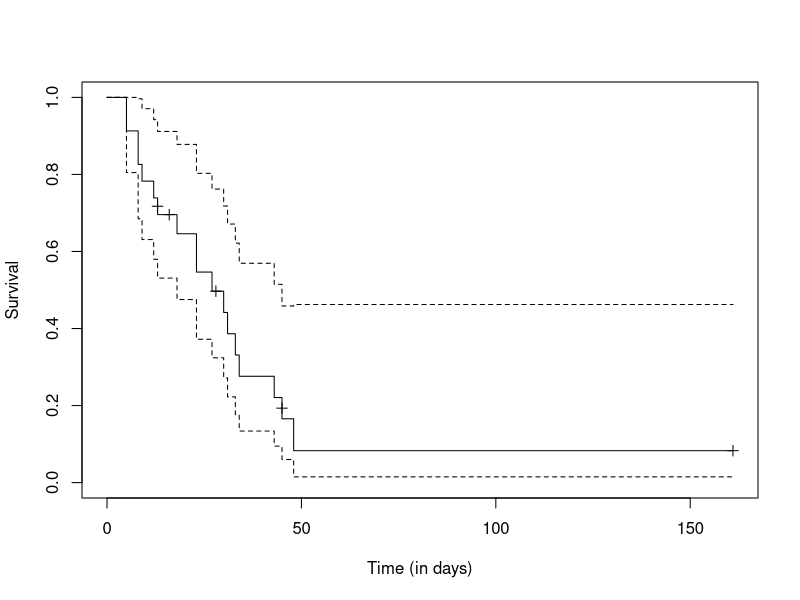

Generate this figure with R: (Note: this script raises an error after producing the figure.)
# Loading Required Libraries
library(survival)
library(tidyverse)
library(survminer)

# The dataset being referred to as aml is part of the survival package in R. 
# This package is commonly used for survival analysis, which involves the 
# analysis of time-to-event data. The aml dataset specifically contains 
# information related to acute myelogenous leukemia (AML), a type of cancer that
# affects the blood and bone marrow.

# In the context of survival analysis, the dataset includes variables such as:
# - time : This variable represents the time until death occurs ;
# - status : This variable indicates whether the death has occurred (e.g., 1 for
# death, 0 for censored data) ;
# - x : "Maintained" or "Notmaintained" the chemiotherapy. 

# NB : interpretation of the Hazard Ratio in this case at the end. 

################################################################################
################################################################################
# KAPLAN-MEIER #################################################################
################################################################################
################################################################################

# Creating a Tibble from the 'aml' dataset in the 'survival' package
df <- as_tibble(survival::aml)
# Displaying the first 3 rows of the data
n_patients <- nrow(df)
head(df, 3)

# Defining the Survival Object
# Surv(df$time, df$status)

# Fitting the Kaplan-Meier Survival Curve ######################################
fit_KM <- survfit(Surv(time, status) ~ 1, data = df)

# Plotting the Kaplan-Meier Survival Curve #####################################
plot(fit_KM, ylab = "Survival", xlab = "Time (in days)", mark.time = TRUE)

# Customizing the Kaplan-Meier Survival Curve Plot
ggsurvplot(fit_KM)

# Customizing the Kaplan-Meier Survival Curve Plot with additional features ####
ggsurvplot(fit_KM, surv.median.line = "hv", risk.table = TRUE, ggtheme = theme_bw())

# Median Survival Time Calculation #############################################
survminer::surv_median(fit_KM)
median_St <- fit_KM$time[fit_KM$surv <= 0.5][1]
median_St

################################################################################
# LOG-CONFIDENCE-INTERVAL AT 95% (W/ TSIATIS FORMULA) & STD ERROR : ############
# (it's the default return when conf.type is not specified in "survfit") #######
################################################################################
# Standard Error with Tsiatis Formula
# USING VARIANCE OF ln(S_hat(t)) (!! PAGE 21/36 COURS !!) :
fit_KM$std.err # qui donne bien la même chose que :
(se_log_S <- sqrt(cumsum(fit_KM$n.event / (fit_KM$n.risk * (fit_KM$n.risk - fit_KM$n.event)))))

# Confidence Interval upper limit with Tsiatis Formula (!! PAGE 23/36 COURS !!)
pmin(1, fit_KM$surv * exp(qnorm(0.975) * se_log_S)) # qui donne la même chose que :
fit_KM$upper
# Checking if the calculated upper confidence limit matches survminer's result
all(dplyr::near(pmin(1, fit_KM$surv * exp(qnorm(0.975) * se_log_S)), fit_KM$upper))

# Confidence Interval Lower Limit with Tsiatis Formula (!! PAGE 23/36 COURS !!)
pmax(0, fit_KM$surv * exp(-qnorm(0.975) * se_log_S)) # qui donne la même chose que :
fit_KM$lower
# Checking if the calculated lower confidence limit matches survminer's result
all(dplyr::near(pmax(0, fit_KM$surv * exp(-qnorm(0.975) * se_log_S)), fit_KM$lower))

################################################################################
# GREENWOOD FORMULA : PLAIN-CONFIDENCE-INTERVAL AND STANDARD ERROR #############
# This time we specify 'conf.type = "plain"' ###################################
################################################################################
# Standard Error with Greenwood Formula
# USING THE STANDARD ERROR FORMULA (!! PAGE 22/36 COURS !!) :
model_gr <- survfit(Surv(time, status) ~ 1, data = df, conf.type = "plain")
se_S <- sqrt(model_gr$surv ^ 2 * cumsum(fit_KM$n.event / (fit_KM$n.risk * (fit_KM$n.risk - fit_KM$n.event))))

# Confidence Interval Lower Limit with Greenwood Formula (!! PAGE 23/36 COURS !!)
model_gr$lower
pmax(0, fit_KM$surv - qnorm(0.975) * se_S)

# Confidence Interval Upper Limit with Greenwood Formula (!! PAGE 23/36 COURS !!)
model_gr$upper
pmin(1, fit_KM$surv + qnorm(0.975) * se_S)

################################################################################
################################################################################
# LOG RANK TEST ################################################################
################################################################################
################################################################################

fit_KM_by_x <- survfit(Surv(time, status) ~ x, data = df)

plot(fit_KM_by_x, ylab = "Survival", xlab = "Time (in days)", col = 1:2, mark.time = TRUE)
ggsurvplot(fit_KM_by_x,risk.table.col = "strata",risk.table = T,surv.median.line = "hv", conf.int = TRUE) 

fit_log_rank <- survdiff(Surv(time, status) ~ x, data = df)
fit_log_rank

# x = maintained
n_j <- 23
d_j <- 2
n_kj <- 11

(E_X <- d_j*n_kj/n_j) # number of expected events in group k at tj* (!! PAGE 29/36 COURS !!)

# x = not maintained
n_j <- 23
d_j <- 2
n_kj <- 12

(E_X <- d_j*n_kj/n_j) # number of expected events in group k at tj* (!! PAGE 29/36 COURS !!)

################################################################################
################################################################################
# HAZARD RATIO #################################################################
################################################################################
################################################################################
# (!! PAGE 34/36 COURS !!)
hazard_ratio <-
  (fit_log_rank$obs[1] / fit_log_rank$exp[1]) /
  (fit_log_rank$obs[2] / fit_log_rank$exp[2])
hazard_ratio

# HR = 0.435 < 1 indicating that the risk of deaths for those patients
# who have maintained the chemotherapy is 0.435 times the risk of those who have
# not maintained it : maintaining the chemotherapy is a protective factor.


################################################################################
################################################################################
# OPTIONAL: MANUAL DERIVATIONS #################################################
################################################################################
################################################################################

# Manual calculation survival

df_KM <- df %>% 
  mutate(status=if_else(status==1,"death", "censored")) %>% 
  arrange(time)

df_KM_enriched <- df_KM %>% 
  count(time,status,name = "n.event")

n_risk_manual <- numeric(n_distinct(df_KM_enriched$time))
n_censored_manual <- df_KM %>% 
  group_by(time) %>% 
  summarise(n_censored_manual=sum(status=="censored")) %>% 
  pull(n_censored_manual)

n_event_manual <- df_KM %>% 
  group_by(time) %>% 
  summarise(n_event_manual=sum(status=="death")) %>% 
  pull(n_event_manual)

n_risk_manual[1] <- nrow(df_KM)
time_manual <- unique(df_KM_enriched$time)

for(i in 2:length(n_risk_manual)){
  previous_t <- df_KM_enriched %>% 
    filter(time==time_manual[i-1])
  n_death_previous_t <- pull(.data = filter(previous_t,status=="death"), n.event)
  n_death_previous_t <- ifelse(length(n_death_previous_t)==0,0,n_death_previous_t)
  n_censored_previous_t <- pull(.data = filter(previous_t,status=="censored"), n.event)
  n_censored_previous_t <- ifelse(length(n_censored_previous_t)==0,0,n_censored_previous_t)
  n_risk_manual[i] <- n_risk_manual[i-1]-n_death_previous_t-n_censored_previous_t
}

df_KM_fit <- distinct(df_KM, time) %>%
  mutate(
    n_risk = n_risk_manual,
    n_censored = n_censored_manual,
    n_event = n_event_manual,
    h_est = (n_event ) / n_risk,
    S_t_KM = cumprod(1 - h_est), # Kaplan-Meier estimator
    S_t_NA = exp(-cumsum(h_est)), # Nelson-Aalen estimator
    cumhaz=cumsum(h_est) # or -log(S_t_KM)
  )


dplyr::near(df_KM_fit$S_t_KM,fit_KM$surv) # survfit returns KM estimator 


plot(df_KM_fit$time,df_KM_fit$S_t_KM,type="s") 
lines(df_KM_fit$time,df_KM_fit$S_t_NA,type="s",col="red") # very similar estimates

# Log rank test manual

tidy_km <- broom::tidy(fit_KM_by_x)

log_rank_calculation_long <- tidy_km %>% 
  select(time,strata,n.risk,n.event,n.censor) %>% 
  complete(time, strata,fill = list(n.event=0,n.censor=0)) %>% 
  group_by(strata) %>% 
  fill(n.risk,.direction = "updown") %>% 
  group_by(time, strata) %>% 
  summarise(d_kj=sum(n.event), n_kj=sum(n.risk)) %>% 
  ungroup() %>% 
  add_count(time, wt = d_kj,name = "d_j") %>% 
  add_count(time, wt = n_kj,name = "n_j") %>% 
  group_by(time,strata)


log_rank_approx_manual <- log_rank_calculation_long %>% 
  summarise(e_kj=d_j*n_kj/n_j, d_kj=d_kj) |> 
  group_by(strata) %>% 
  summarise(Observed=sum(d_kj), Expected=sum(e_kj)) %>% 
  mutate(`(O-E)^2/E`=(Observed-Expected)^2/Expected)

log_rank_manual <- log_rank_calculation_long %>% 
  summarise(E_dkj=d_j*n_kj/n_j,V_dkj=(n_kj*(n_j-n_kj)*d_j*(n_j-d_j))/(n_j^2*(n_j-1))) |> 
  group_by(strata) |> 
  summarise(E_k=sum(E_dkj),V_k=sum(V_dkj))

chisq_manual <- (fit_log_rank$obs-fit_log_rank$exp)^2/fit_log_rank$var[1,1]
pchisq(chisq_manual,df = 1,lower.tail = FALSE)

log_rank_manual |> 
  left_join(log_rank_approx_manual) |> 
  mutate(`(O-E)^2/V`=(Observed-Expected)^2/V_k)

